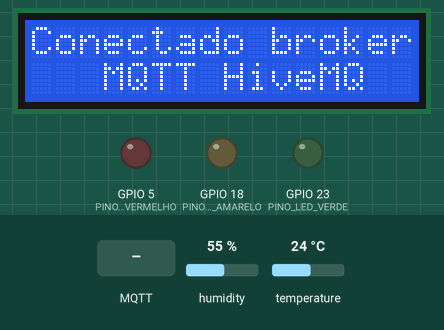
The sketch below on a simulated ESP32. Shown: 16×2 character LCD, output pins drawn as LEDs (lit = HIGH). The inputs (shaded band) are chosen by the test bench; at power-on: humidity 55 %, temperature 24 °C. WiFi joins after 1.5 s; servers stay silent unless stated; random numbers use the default seed unless the sketch sets one; no MQTT or app messages arrive unless stated.

Above: at 6.4 s.
6.5 s: MQTT message "semaforo/ligar" arrives on the first subscribed topic
At 7.4 s:
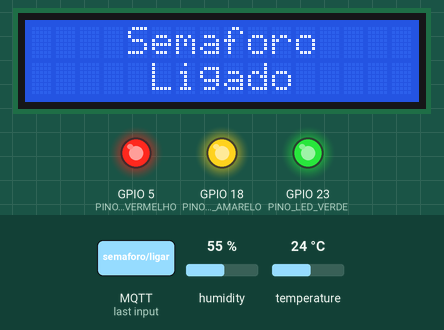
8.0 s: MQTT message "semaforo/ligar" arrives on the second subscribed topic
At 8.6 s:
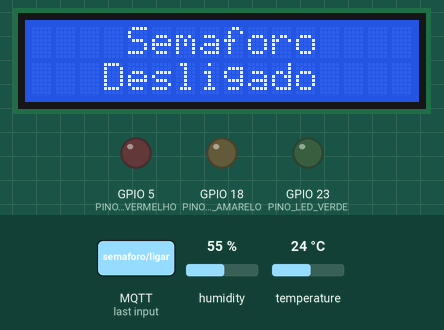
9.5 s: MQTT message "semaforo/ligar" arrives on the third subscribed topic
At 10.4 s:
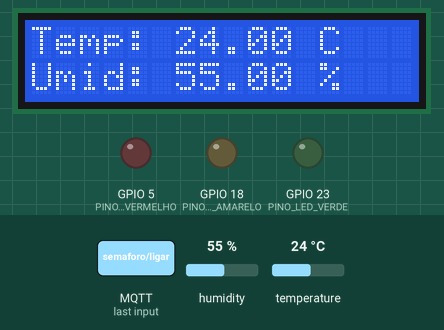
11.0 s: MQTT message "semaforo/desligar" arrives on the first subscribed topic
At 12.0 s:
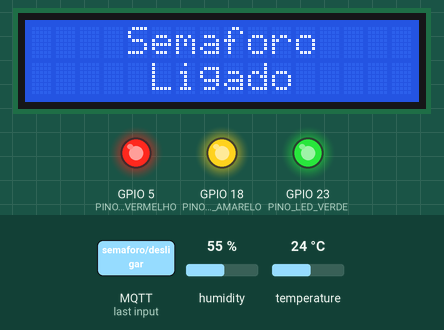
12.5 s: MQTT message "semaforo/desligar" arrives on the third subscribed topic
At 13.7 s:
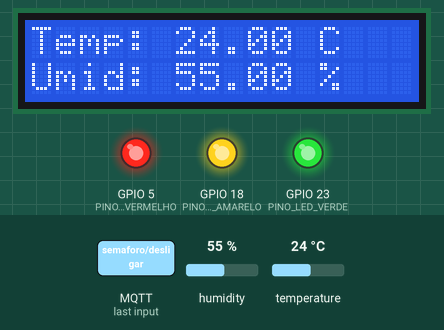
14.0 s: MQTT message "temperatura/ler" arrives on the first subscribed topic
At 14.3 s:
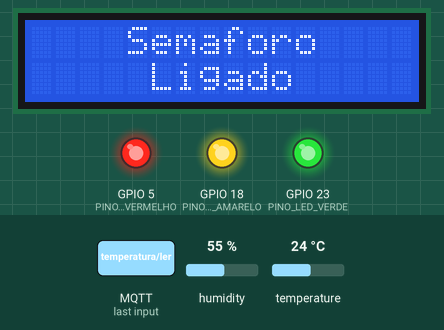
Timing chart, 0 to 16.5 s (numbered marks = the images above; inputs shaded):
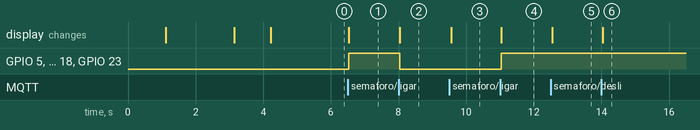

The sketch:

esp_semaforo.ino
```cpp
/**
- PubSub: https://pubsubclient.knolleary.net/api
- LiquidCrystal_I2C: https://github.com/locple/LiquidCrystal_I2C_UTF8
- DHT: https://github.com/adafruit/DHT-sensor-library
- ArduinoJson: https://arduinojson.org/?utm_source=meta&utm_medium=library.properties
*/

#include <PubSubClient.h>
#include <WiFi.h>
#include <LiquidCrystal_I2C.h>
#include <DHT.h>
#include <ArduinoJson.h>

const char* SSID = "";
const char* PASSWORD = "";

const char* MQTT_HOST = "broker.hivemq.com";
const int MQTT_PORT = 1883;

const char* MQTT_TOPIC_SEMAFORO_LIGAR = "semaforo/ligar";
const char* MQTT_TOPIC_SEMAFORO_DESLIGAR = "semaforo/desligar";
const char* MQTT_TOPIC_LER_TEMPERATURA = "temperatura/ler";
const char* MQTT_TOPIC_ENVIAR_TEMPERATURA = "temperatura/enviar";

const int PINO_LED_VERMELHO = 5;
const int PINO_LED_AMARELO = 18;
const int PINO_LED_VERDE = 23;

#define DHTPIN 4
#define DHTTYPE DHT11

WiFiClient espClient;
PubSubClient client(espClient);
LiquidCrystal_I2C lcd(0x27, 16, 2);
DHT dht(DHTPIN, DHTTYPE);

void showText(const char* linha1, const char* linha2, bool isDelay) {
  lcd.clear();
  lcd.print(linha1);
  lcd.setCursor(0, 1);
  lcd.print(linha2);

  if (isDelay) {
    delay(1000);
  }
}

void conectarWifi() {
  WiFi.begin(SSID, PASSWORD);
  showText("Conectando WiFi", "", true);

  while (WiFi.status() != WL_CONNECTED) {
    delay(1000);
  }
  String ip = " " + WiFi.localIP().toString();
  showText(" Conectado WiFi", ip.c_str(), true);
}

void conectarMQTT() {
  client.setServer(MQTT_HOST, MQTT_PORT);
  client.setCallback(callback);

  while (!client.connected()) {
    String clientId = "ESP32-";
    clientId += String(random(0xffff), HEX);

    if (client.connect(clientId.c_str())) {
      showText("Conectado broker", "   MQTT HiveMQ  ", true);
    } else {
      String erroMQTT = "Codigo erro: " + String(client.state());
      showText("Broker MQTT falhou", erroMQTT.c_str(), true);
    }
  }

  client.subscribe(MQTT_TOPIC_SEMAFORO_LIGAR);
  client.subscribe(MQTT_TOPIC_SEMAFORO_DESLIGAR);
  client.subscribe(MQTT_TOPIC_LER_TEMPERATURA);
}

void callback(char* topic, byte* payload, unsigned int length) {
  if (strcmp(topic, "semaforo/ligar") == 0) {
    showText("    Semaforo    ", "     Ligado     ", false);
    toggleSemaforo(1);
  } else if (strcmp(topic, "semaforo/desligar") == 0) {
    showText("    Semaforo    ", "   Desligado    ", false);
    toggleSemaforo(0);
  } else if (strcmp(topic, "temperatura/ler") == 0) {
    readTemperatureHumidity();
  }
}

void toggleSemaforo(int statusLed) {
  digitalWrite(PINO_LED_VERMELHO, statusLed);
  digitalWrite(PINO_LED_AMARELO, statusLed);
  digitalWrite(PINO_LED_VERDE, statusLed);
}

void readTemperatureHumidity() {
  float hum = dht.readHumidity();
  float temp = dht.readTemperature();

  if (isnan(temp) || isnan(hum)) {
    showText("  Falha ao ler ", " dados do sensor", true);
  } else {
    String tempDisplay = "Temp: " + String(temp) + " C";
    String humDisplay = "Umid: " + String(hum) + " %";
    showText(tempDisplay.c_str(), humDisplay.c_str(), false);

    publicTemperatureHumidity(temp, hum);
  }
}

void publicTemperatureHumidity(float temp, float hum) {
  StaticJsonDocument<200> doc;
  doc["temperature"] = temp;
  doc["humidity"] = hum;

  // Serializa o documento JSON para um buffer
  char buffer[200];
  size_t n = serializeJson(doc, buffer);

  client.publish(MQTT_TOPIC_ENVIAR_TEMPERATURA, buffer, n);
}

void setup() {
  Serial.begin(115200);

  pinMode(PINO_LED_VERMELHO, OUTPUT);
  pinMode(PINO_LED_AMARELO, OUTPUT);
  pinMode(PINO_LED_VERDE, OUTPUT);

  dht.begin();
  lcd.init();
  lcd.setBacklight(HIGH);
  showText(" Inicializando ", "    Aguarde    ", true);

  conectarWifi();
  conectarMQTT();
}

void loop() {
  client.loop();
}
```

Measured:
- after the input at 6.5 s, GPIO 5 (PINO_LED_VERMELHO), GPIO 18 (PINO_LED_AMARELO), GPIO 23 (PINO_LED_VERDE): LOW → HIGH at once; the display: changes at once (image 1)
- after the input at 8.0 s, GPIO 5 (PINO_LED_VERMELHO), GPIO 18 (PINO_LED_AMARELO), GPIO 23 (PINO_LED_VERDE): HIGH → LOW at once; the display: changes at once (image 2)
- after the input at 9.5 s, the display: changes after 0.05 s (image 3)
- after the input at 11.0 s, GPIO 5 (PINO_LED_VERMELHO), GPIO 18 (PINO_LED_AMARELO), GPIO 23 (PINO_LED_VERDE): LOW → HIGH at once; the display: changes at once (image 4)
- after the input at 12.5 s, the display: changes after 0.05 s (image 5)
- after the input at 14.0 s, the display: changes at once (image 6)
